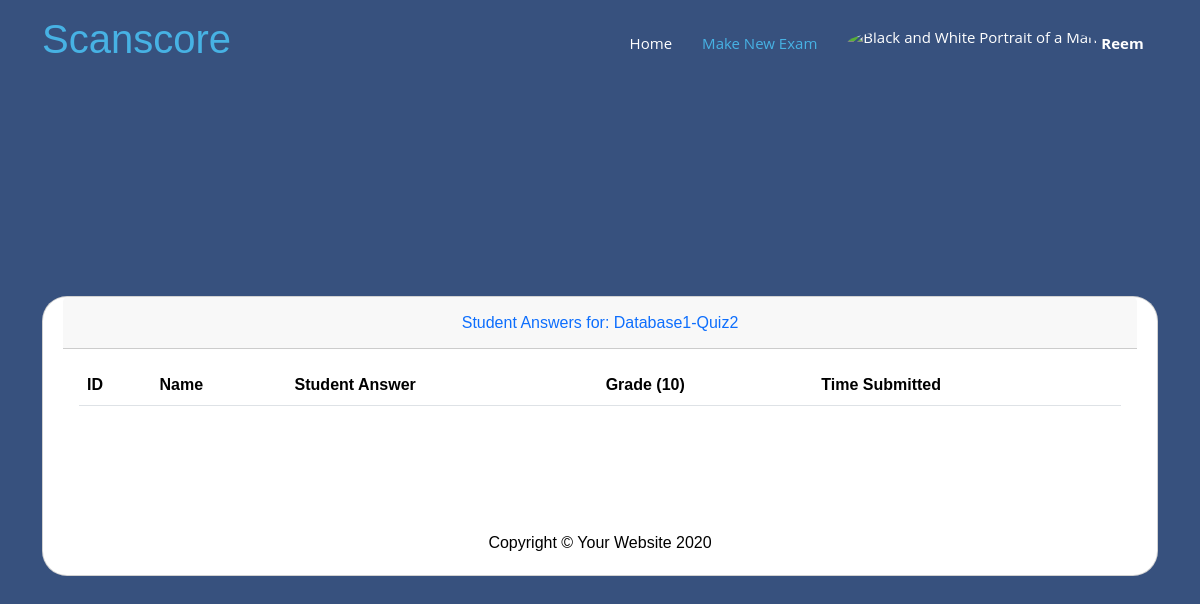
The page /teacher/exam/15/view_submissions/ (signed in) on the database as committed earlier.
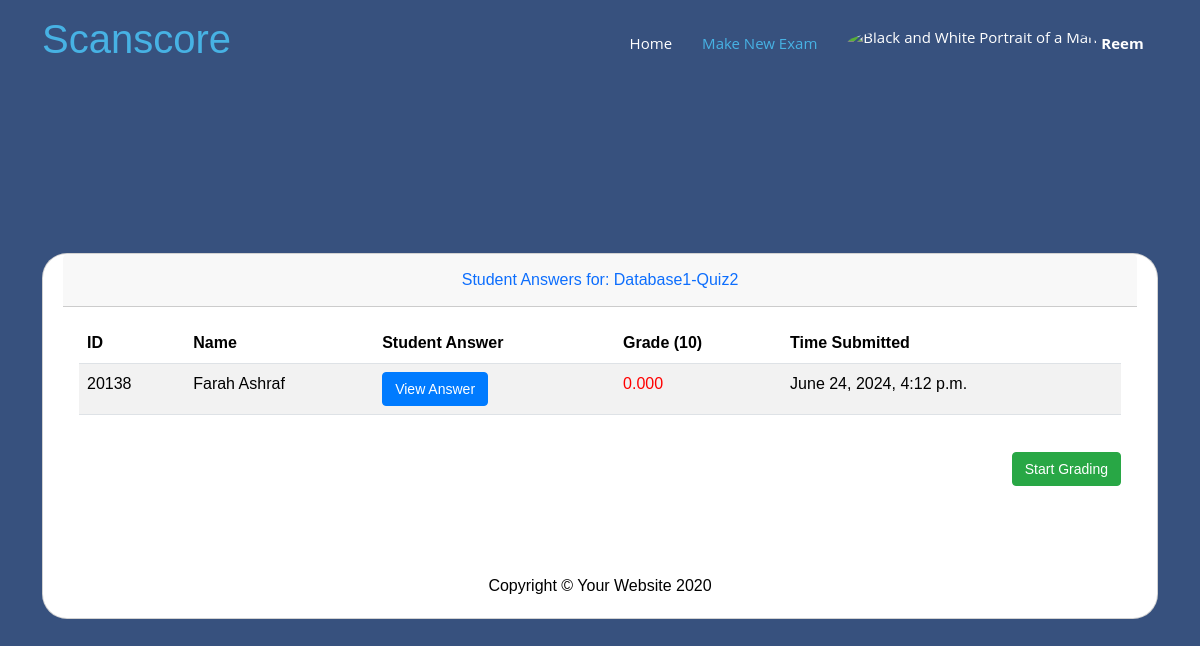
The same page on the database as committed later.
### myapp/models.py (models this page shows)
class ExamSubmission(models.Model):
    exam = models.ForeignKey(Exam, on_delete=models.CASCADE,related_name='submissions') #related name is used to access the submissions of a particular exam
    student = models.ForeignKey(User, on_delete=models.CASCADE,related_name='submissions') #related name is used to access the submissions of a particular student
    student_answer = models.TextField(max_length=10000)
    score = models.DecimalField(max_digits=8, decimal_places=3)
    time_submitted = models.DateTimeField(auto_now_add=True)
    is_graded = models.BooleanField(default=False)
    is_approved = models.BooleanField(default=False) #If the teacher approves the grade , this will be set to true and then the student can see the grade

class User(AbstractUser):
    userType = models.CharField(max_length=10, choices=[('teacher', 'Teacher'), ('student', 'Student')])

class Student(User):
    student_id = models.CharField(max_length=20, unique=True)

### myapp/views.py (the view)
# urls.py: path('teacher/exam/<int:exam_id>/view_submissions/', views.view_submissions, name='view_submissions'),
@login_required
def view_submissions(request, exam_id):
    exam = get_object_or_404(Exam, pk=exam_id, teacher=request.user)
    submissions = ExamSubmission.objects.filter(exam=exam)
    is_graded = all(submission.is_graded for submission in submissions)
    if not submissions.exists():
        messages.info(request, "No submissions found.")
        return render (request, 'myapp/teacher/view_submissions.html', {'submissions': submissions, 'exam': exam})
    if is_graded:
        print("All submissions are graded , so redirecting to view_grades")
        return render(request, 'myapp/teacher/view_grades.html', {'submissions': submissions, 'exam': exam})
    else:
        print("Submissions are not graded , so redirecting to view_submissions")
        return render(request, 'myapp/teacher/view_submissions.html', {'submissions': submissions, 'exam': exam})

### templates/myapp/teacher/view_submissions.html (shortened to what the changed rows need)
{% load static %}
<!DOCTYPE html>
<html lang="en">
<head>
    <link href="{% static 'vendor/datatables/dataTables.bootstrap4.min.css' %}" rel="stylesheet">
    <link href="{% static 'vendor/aos/aos.css' %}" rel="stylesheet">
    <link href="{% static 'vendor/bootstrap/css/bootstrap.min.css' %}" rel="stylesheet">
    <link href="{% static 'vendor/bootstrap-icons/bootstrap-icons.css' %}" rel="stylesheet">
    <link href="{% static 'vendor/boxicons/css/boxicons.min.css' %}" rel="stylesheet">
    <link href="{% static 'vendor/glightbox/css/glightbox.min.css' %}" rel="stylesheet">
    <link href="{% static 'vendor/remixicon/remixicon.css' %}" rel="stylesheet">
    <link href="{% static 'vendor/swiper/swiper-bundle.min.css' %}" rel="stylesheet">
    <link href="{% static 'css/style1.css' %}" rel="stylesheet">
</head>
<body>
    <header id="header" class="fixed-top">
        <div class="container d-flex align-items-center justify-content-between">
            <h1 class="me-auto"><a href="{% url 'teacher_dashboard' %}">Scanscore</a></h1>
        </div>
    </header>
    <section id="hero" class="d-flex align-items-center"
        style="height: 100vh;font-family: Arial, Helvetica, sans-serif;">
        <div class="container">
            <div class="d-flex flex-column justify-content-center" data-aos="fade-up" data-aos-delay="200">
                <div class="card text-black" style="padding-top: 0%;">
                    <div class="card-body" style="color: #5f88e0;">
                        <div class="table-responsive">
                            <table class="table table-hover  table-striped" id="dataTable" width="100%"
                                cellspacing="0" >
                                <thead style="color: #007bff;" >
                                    <tr>
                                        <th>ID</th>
                                        <th>Name</th>
                                        <th>Student Answer</th>
                                        <th>Grade (10)</th>
                                        <th>Time Submitted</th>
                                    </tr>
                                </thead>
                                <tbody>
                                    {% for submission in submissions %}
                                    <tr>
                                        <td>{{ submission.student.student.student_id }}</td>
                                        <td>{{ submission.student.student.get_full_name }}</td>
                                        <td>
                                            <button class="btn btn-primary"
                                                onclick="openModal('{{ submission.student_answer|escapejs }}')">View
                                                Answer</button>
                                        </td>
                                        <td
                                            class="{% if submission.score < 5 %}grade low{% elif submission.score == 5 %}grade medium{% else %}grade high{% endif %}">
                                            {{ submission.score }}
                                        </td>
                                        <td>{{ submission.time_submitted }}</td>
                                    </tr>
                                    {% endfor %}
                                </tbody>
                            </table>
                        </div>
                        <div style="text-align: right;margin-top: 2%;">
                            {% if submissions %}
                            <form action="{% url 'view_grades' exam.id %}" method="post">
                                <button type="submit" class="btn btn-success">Start Grading</button>
                            </form>
                            {% endif %}
                        </div>
                    </div>
                </div>
            </div>
        </div>
    </section>
</body>
</html>

Rows that differ between the two databases and show on the page:
added ExamSubmission: student.student.student_id "20138", student.student.get_full_name "Farah Ashraf", score "0.000", time_submitted "June 24, 2024, 4:12 p.m."
Other text that changed with them:
text now shown: "Start Grading"
